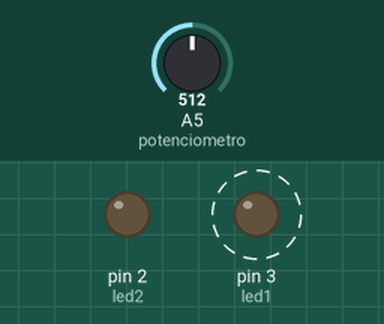
Recording of a sketch running on a simulated Arduino Uno, built with avr-gcc and run on an emulated ATmega328P. Parts: output pins drawn as LEDs (lit = HIGH). Dashed ring = blinking. Inputs (shaded band) come from the test bench; at power-on: A5 (potenciometro) = 512.

Above: at 2.8 s.
2.9 s: A5 (potenciometro) set to 0
At 4.7 s:
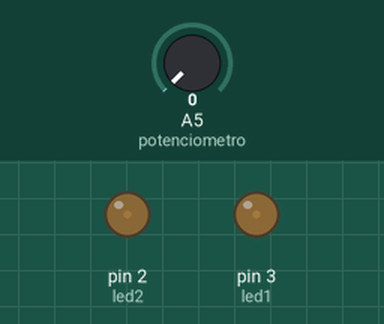
5.6 s: A5 (potenciometro) set to 122
At 5.9 s:
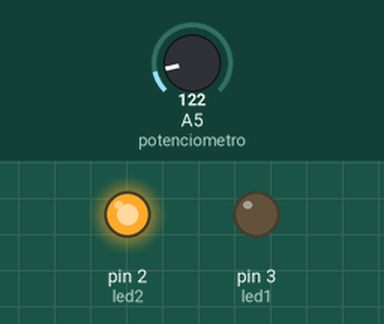
At 6.63 s:
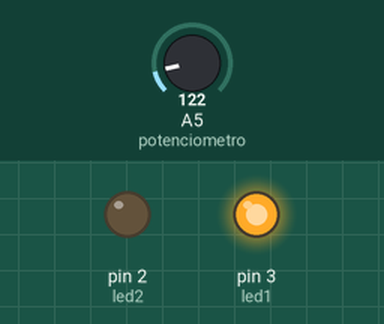
Timing chart, 0 to 15.1 s (numbered marks = the images above; inputs shaded):
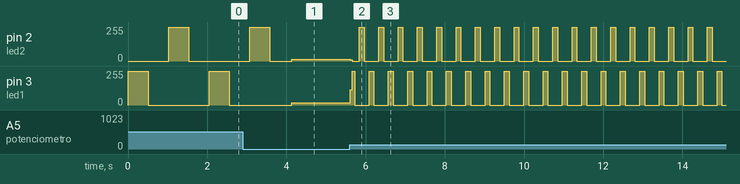

The sketch:

exquisite_jaiks_turing1.ino
```cpp
int led1 = 3;
int led2 = 2;
int potenciometro = A5;
int ValorPotenciometro;

void setup()
{
  pinMode(led1, OUTPUT);
  pinMode(led2, OUTPUT);
  pinMode(potenciometro, INPUT);
}

void loop()
{
   ValorPotenciometro = analogRead(potenciometro);

  digitalWrite(led1, HIGH);
  delay(ValorPotenciometro);
  digitalWrite(led1, LOW);
  delay(ValorPotenciometro);

  digitalWrite(led2, HIGH);
  delay(ValorPotenciometro);
  digitalWrite(led2, LOW);
  delay(ValorPotenciometro);

}
```

Measured:
- after the input at 5.6 s, pin 3 (led1): 16/255 → 116/255 at once, then moves between 0/255 and 255/255, repeating every 0.49 s
- by itself, pin 3 (led1): alternates 255/255 for 0.51 s and 0/255 for 1.5 s
